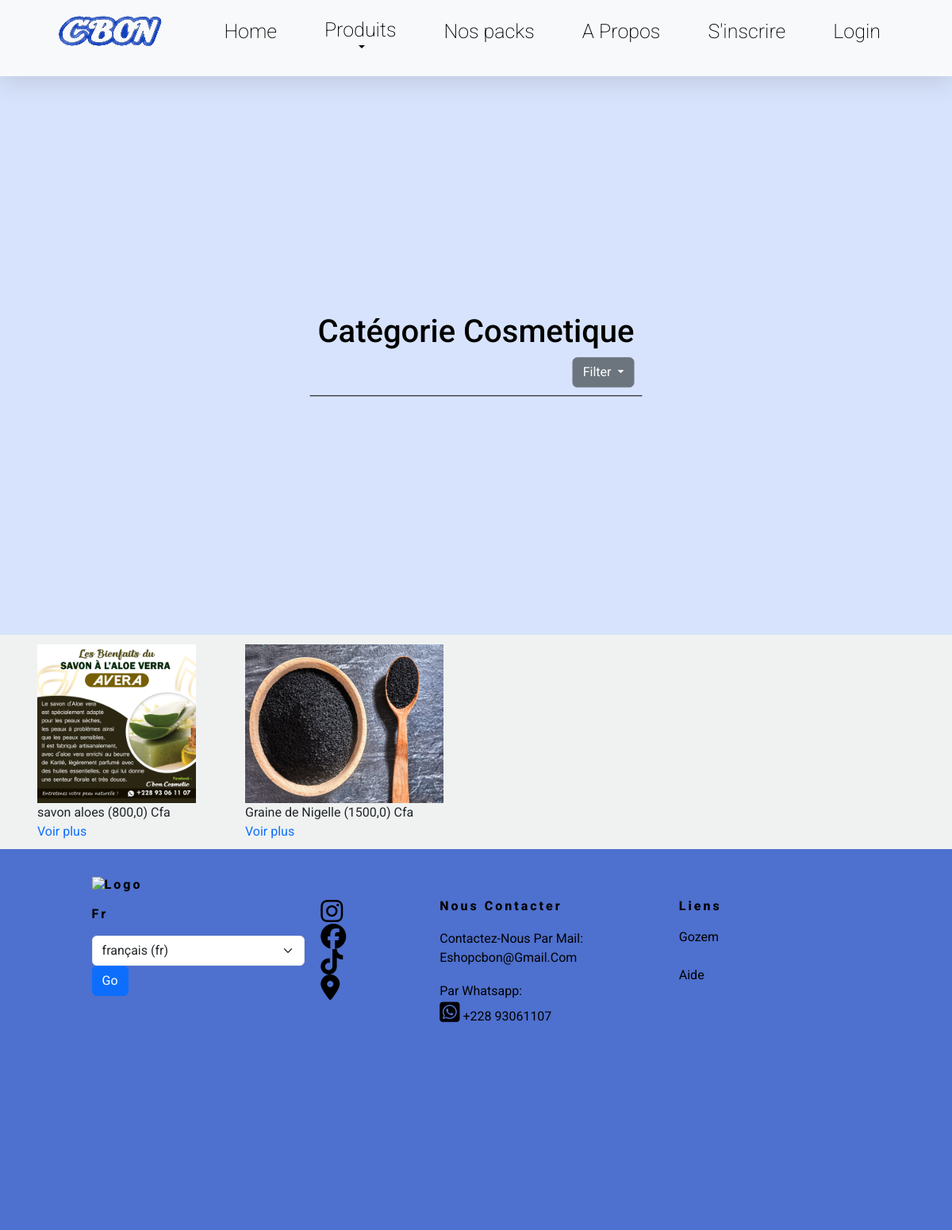
Screenshot of /categories/2/ with the database file from the repository.
### store/models.py (models this page shows, shortened)
class Category(models.Model):
     name=models.CharField(max_length=101)
     parent = models.ForeignKey('self', null=True, blank=True, on_delete=models.CASCADE)

class product (models.Model):
    name = models.CharField(max_length=128)
    slug= models.SlugField(max_length=228,default='', unique=True)
    subcategory = models.ForeignKey(SubCategory,on_delete=models.CASCADE,default=True,null=False,related_name='products')
    category = models.ForeignKey(Category,on_delete=models.CASCADE,default=True,null=False,related_name='products')
    prices= models.FloatField(default=0)
    instock = models.IntegerField(default=0)
    description = models.TextField(blank=True)
    thumbnail = models.ImageField(upload_to ="products",blank=True ,null=True)

### store/views.py (the view)
# urls.py: path('categories/<int:id>/', CategoryListviews.as_view(), name='category_list'),
class  CategoryListviews(generic.ListView):
    model=Category
    context_object_name='category'
    template_name='store/category_list'
    def get_queryset(self):
        return Category.objects.filter(id=self.kwargs['id'])
    def get_context_data(self, **kwargs) :
        context= super(CategoryListviews,self).get_context_data(**kwargs)
        categories = Category.objects.filter(id=self.kwargs['id'])
        category_id= self.kwargs['id']
        context['categories']= Category.objects.filter(id=self.kwargs['id'])
        context['category_id'] = self.kwargs['id']
        category_on_id = []
        for category in categories:
            products = product.objects.filter(category_id=category_id)
            subcategory = SubCategory.objects.filter(category_id=category_id)
            category_on_id.append({ 'category': category, 'products': products , "subcategory":subcategory })
        context['category_on_id'] = category_on_id
        return context

### accounts/context_processors.py (called while the page is built)
def user_context(request):
    user= get_user(request)
    return{'user': user}

### store/templates/store/category_list.html (shortened to what this page needs)
{% extends 'base.html' %}
    {% load i18n %}
{% block content %}
    {% if category_id == category_id %}
    <div class='collection' >
        {% for categorie in category  %}
        <div class='coll-title' style=" padding: 10px; text-align: right;position: absolute;left: 50%;transform: translate(-50%, -50%);color:black;font-size: 0.5cm; padding-top:5em;">
            <h1 >Catégorie {{ categorie.name }}</h1>
            <button class="btn btn-secondary dropdown-toggle" type="button" data-bs-toggle="dropdown" aria-expanded="false">
                Filter
              </button>
        </div>
        {% endfor %}
    </div>
        <div class='coll-pro'>
                {% for category_ in category_on_id %}
                  {% for product in category_.products %}
                    <ul>
                        <li> <a href=" {% url 'product' %}">
                            <img src=" {{ product.thumbnail.url }} " alt="{{ product.name }}" style="max-width: 250px; height:200px" >
                        </a>
                        </li>
                        <li>
                            {{ product.name }} ({{ product.prices }}) Cfa
                        </li>
                        <li>
                            <a href=" {% url 'product' %} "> Voir plus</a>
                        </li>
                    </ul>
                    {% endfor %}
                {% endfor %}
            </div>
    {% else %}
    <p>fuck them kids</p>
{% endif %}
{% endblock content %}

### store/static/store/css/style.css (style rules this page uses)
* { text-decoration: none; margin:0; padding: 0; list-style:none; box-sizing: border-box; font-family: 'Dosis', sans-serif; font-family: 'Montserrat', sans-serif; font-family: 'Open Sans', sans-serif; font-family: 'Playfair Display', serif; font-family: 'Roboto', sans-serif; }
body { box-sizing: border-box; list-style:none; display: block; width: 100vw; height: 100%; font-family: 'Roboto', sans-serif; overflow-x: hidden; background-color: #eff2f1; }
ul { list-style: none; }
.collection { background-color:#d7e3fc; display: block; width: 100vw ; height: 100vh; position: relative; z-index: 1; }
.coll-title { border-bottom:1px black solid; display: block; margin-bottom: 20px; top: 50%; }
.coll-pro { display: flex; flex-wrap: wrap; position: relative; z-index: 2; padding-top: 12px; }
.coll-pro ul { margin: 0px 15px 10PX 15px; }
.coll-pro a { text-decoration: none; }

### rows the page displays
Category: name "Cosmetique"
product: thumbnail (picture), name "savon aloes", prices "800,0"
product: thumbnail (picture), name "Graine de Nigelle", prices "1500,0"

### other values shown
{{ LANGUAGE_CODE }} "Fr"
form field language "français (fr)"
